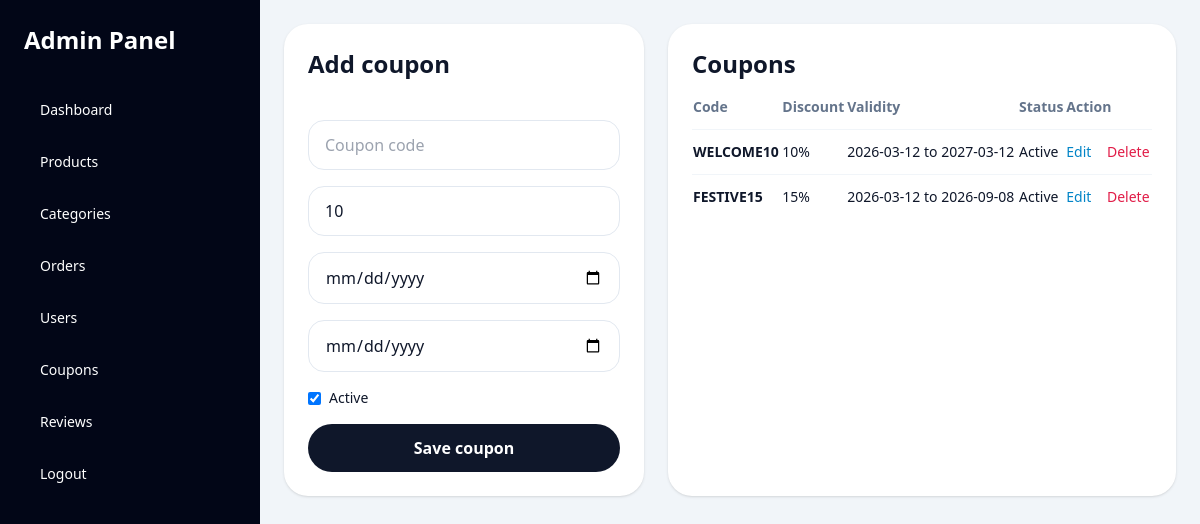
Page /admin/coupons.php (signed in) on the committed database.
### tables this page shows
CREATE TABLE IF NOT EXISTS coupons (
  id INT UNSIGNED AUTO_INCREMENT PRIMARY KEY,
  code VARCHAR(50) NOT NULL,
  discount_percent INT UNSIGNED NOT NULL,
  valid_from DATE DEFAULT NULL,
  valid_to DATE DEFAULT NULL,
  is_active TINYINT(1) NOT NULL DEFAULT 1,
  created_at TIMESTAMP NOT NULL DEFAULT CURRENT_TIMESTAMP,
  UNIQUE KEY uq_coupons_code (code),
  CONSTRAINT chk_coupons_discount_range CHECK (discount_percent BETWEEN 1 AND 100),
  CONSTRAINT chk_coupons_validity_range CHECK (valid_to IS NULL OR valid_from IS NULL OR valid_to >= valid_from)
);

### admin/coupons.php (called while the page is built)
<?php
require __DIR__ . '/coupons_page.php';

### config/bootstrap.php (called while the page is built, shortened)
<?php
require_once __DIR__ . '/database.php';
require_once __DIR__ . '/../models/BaseModel.php';
require_once __DIR__ . '/../models/CouponModel.php';
function app_url(string $path = ''): string
{
    return rtrim(BASE_URL, '/') . '/' . ltrim($path, '/');
}
function e(null|string|int|float $value): string
{
    return htmlspecialchars((string) $value, ENT_QUOTES, 'UTF-8');
}

### config/database.php (called while the page is built, shortened)
<?php
function db(): PDO
{
    $pdo = new PDO(
        'mysql:host=' . DB_HOST . ';dbname=' . DB_NAME . ';charset=utf8mb4',
        DB_USER,
        DB_PASS,
        [
            PDO::ATTR_ERRMODE => PDO::ERRMODE_EXCEPTION,
            PDO::ATTR_DEFAULT_FETCH_MODE => PDO::FETCH_ASSOC,
        ]
    );
    return $pdo;
}

### models/BaseModel.php (called while the page is built, shortened)
<?php
abstract class BaseModel
{
    public function __construct()
    {
        $this->pdo = db();
    }
}

### models/CouponModel.php (called while the page is built, shortened)
<?php
class CouponModel extends BaseModel
{
    public function all(): array
    {
        return $this->pdo->query('SELECT * FROM coupons ORDER BY created_at DESC')->fetchAll();
    }
}

### admin/coupons_page.php (the view, shortened to what this page needs)
<?php
require_once __DIR__ . '/../config/bootstrap.php';
$couponModel = new CouponModel();
$edit = isset($_GET['id']) ? $couponModel->find((int) $_GET['id']) : null;
$coupons = $couponModel->all();
require __DIR__ . '/partials/header.php';
?>
<div class="grid gap-6 lg:grid-cols-[360px,1fr]">
    <div class="rounded-3xl bg-white p-6 shadow">
        <h1 class="text-2xl font-bold"><?= $edit ? 'Edit coupon' : 'Add coupon'; ?></h1>
        <form action="" method="post" class="mt-6 space-y-4">
            <input class="w-full rounded-2xl border border-slate-200 px-4 py-3" type="text" name="code" value="<?= e((string) ($edit['code'] ?? '')); ?>" placeholder="Coupon code" required>
            <input class="w-full rounded-2xl border border-slate-200 px-4 py-3" type="number" name="discount_percent" value="<?= e((string) ($edit['discount_percent'] ?? '10')); ?>" min="1" max="100" required>
            <input class="w-full rounded-2xl border border-slate-200 px-4 py-3" type="date" name="valid_from" value="<?= e((string) ($edit['valid_from'] ?? '')); ?>">
            <input class="w-full rounded-2xl border border-slate-200 px-4 py-3" type="date" name="valid_to" value="<?= e((string) ($edit['valid_to'] ?? '')); ?>">
            <label class="flex items-center gap-2 text-sm"><input type="checkbox" name="is_active" value="1" <?= !isset($edit['is_active']) || (int) $edit['is_active'] === 1 ? 'checked' : ''; ?>> Active</label>
            <button class="w-full rounded-full bg-slate-900 px-5 py-3 font-semibold text-white" type="submit">Save coupon</button>
        </form>
    </div>
    <div class="rounded-3xl bg-white p-6 shadow">
        <h2 class="text-2xl font-bold">Coupons</h2>
        <div class="mt-4 overflow-x-auto">
            <table class="min-w-full text-sm">
                <thead><tr class="text-left text-slate-500"><th class="pb-3">Code</th><th class="pb-3">Discount</th><th class="pb-3">Validity</th><th class="pb-3">Status</th><th class="pb-3">Action</th></tr></thead>
                <tbody>
                <?php foreach ($coupons as $coupon): ?>
                    <tr class="border-t border-slate-100">
                        <td class="py-3 font-semibold"><?= e($coupon['code']); ?></td>
                        <td class="py-3"><?= (int) $coupon['discount_percent']; ?>%</td>
                        <td class="py-3"><?= e((string) $coupon['valid_from']); ?> to <?= e((string) $coupon['valid_to']); ?></td>
                        <td class="py-3"><?= (int) $coupon['is_active'] === 1 ? 'Active' : 'Inactive'; ?></td>
                        <td class="py-3">
                            <a class="text-sky-600" href="<?= e(app_url('admin/coupons.php?id=' . (int) $coupon['id'])); ?>">Edit</a>
                            <form action="" method="post" class="inline">
                                <button class="ml-3 text-rose-600" type="submit">Delete</button>
                            </form>
                        </td>
                    </tr>
                <?php endforeach; ?>
                </tbody>
            </table>
        </div>
    </div>
</div>
<?php require __DIR__ . '/partials/footer.php'; ?>

### rows in the picture
coupons: code "WELCOME10", discount_percent "10", valid_from "2026-03-12", valid_to "2027-03-12", is_active "Active"
coupons: code "FESTIVE15", discount_percent "15", valid_from "2026-03-12", valid_to "2026-09-08", is_active "Active"
